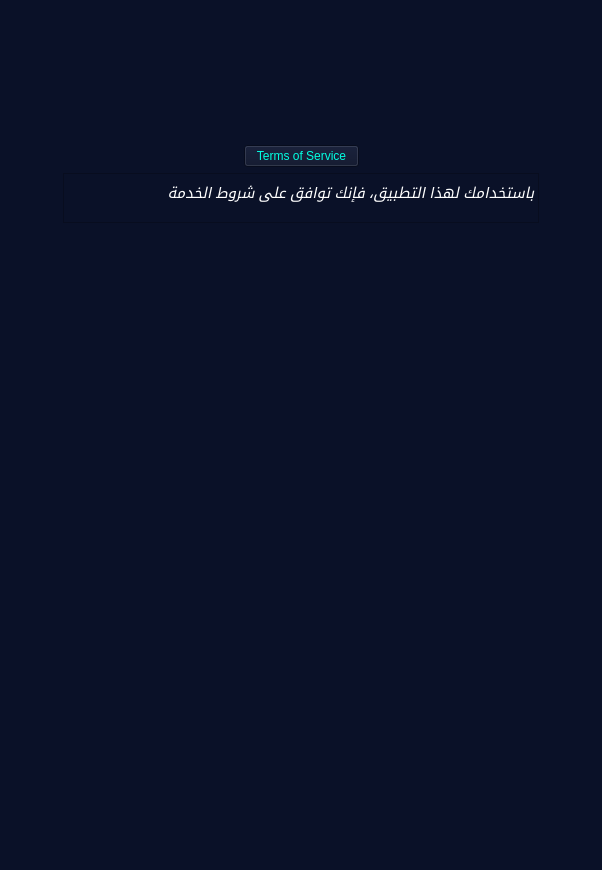
<?xml version="1.0" encoding="UTF-8"?>
<ui version="4.0">
 <class>MainWindow</class>
 <widget class="QMainWindow" name="MainWindow">
  <property name="geometry">
   <rect>
    <x>0</x>
    <y>0</y>
    <width>602</width>
    <height>870</height>
   </rect>
  </property>
  <property name="windowTitle">
   <string>MainWindow</string>
  </property>
  <property name="styleSheet">
   <string notr="true">background-color: rgb(10, 17, 40);
color: rgb(0, 0, 0);</string>
  </property>
  <widget class="QWidget" name="centralwidget">
   <layout class="QGridLayout" name="gridLayout">
    <item row="4" column="3">
     <spacer name="verticalSpacer">
      <property name="orientation">
       <enum>Qt::Vertical</enum>
      </property>
      <property name="sizeHint" stdset="0">
       <size>
        <width>20</width>
        <height>40</height>
       </size>
      </property>
     </spacer>
    </item>
    <item row="1" column="3">
     <widget class="QPushButton" name="pushButton_4">
      <property name="styleSheet">
       <string notr="true">
font: 11pt &quot;Segoe UI&quot;;
color: rgb(1, 255, 225);</string>
      </property>
      <property name="text">
       <string>Terms of Service</string>
      </property>
     </widget>
    </item>
    <item row="5" column="1">
     <widget class="QPushButton" name="pushButton">
      <property name="minimumSize">
       <size>
        <width>115</width>
        <height>83</height>
       </size>
      </property>
      <property name="toolTip">
       <string>about</string>
      </property>
      <property name="toolTipDuration">
       <number>0</number>
      </property>
      <property name="statusTip">
       <string extracomment="about">about</string>
      </property>
      <property name="whatsThis">
       <string extracomment="about">about</string>
      </property>
      <property name="text">
       <string/>
      </property>
      <property name="icon">
       <iconset resource="sources.qrc">
        <normaloff>:/icons/app-icon-for-an-about-page-the-icon-sh-a-dr.png</normaloff>:/icons/app-icon-for-an-about-page-the-icon-sh-a-dr.png</iconset>
      </property>
      <property name="iconSize">
       <size>
        <width>89</width>
        <height>66</height>
       </size>
      </property>
      <property name="autoDefault">
       <bool>false</bool>
      </property>
      <property name="default">
       <bool>false</bool>
      </property>
      <property name="flat">
       <bool>true</bool>
      </property>
     </widget>
    </item>
    <item row="3" column="1" colspan="5">
     <widget class="QLabel" name="label">
      <property name="minimumSize">
       <size>
        <width>0</width>
        <height>385</height>
       </size>
      </property>
      <property name="styleSheet">
       <string notr="true">border-image: url(:/icons/professional-logo-for-oncall-app-designed-as-a-sta.jpeg);</string>
      </property>
      <property name="text">
       <string/>
      </property>
     </widget>
    </item>
    <item row="5" column="4">
     <spacer name="horizontalSpacer_2">
      <property name="orientation">
       <enum>Qt::Horizontal</enum>
      </property>
      <property name="sizeHint" stdset="0">
       <size>
        <width>47</width>
        <height>20</height>
       </size>
      </property>
     </spacer>
    </item>
    <item row="0" column="3">
     <spacer name="verticalSpacer_3">
      <property name="orientation">
       <enum>Qt::Vertical</enum>
      </property>
      <property name="sizeHint" stdset="0">
       <size>
        <width>20</width>
        <height>40</height>
       </size>
      </property>
     </spacer>
    </item>
    <item row="5" column="6">
     <spacer name="horizontalSpacer_3">
      <property name="orientation">
       <enum>Qt::Horizontal</enum>
      </property>
      <property name="sizeHint" stdset="0">
       <size>
        <width>48</width>
        <height>20</height>
       </size>
      </property>
     </spacer>
    </item>
    <item row="5" column="3">
     <widget class="QPushButton" name="pushButton_2">
      <property name="minimumSize">
       <size>
        <width>115</width>
        <height>83</height>
       </size>
      </property>
      <property name="toolTip">
       <string>Search Request</string>
      </property>
      <property name="statusTip">
       <string extracomment="Search Request">Search Request</string>
      </property>
      <property name="whatsThis">
       <string extracomment="Search Request">Search Request</string>
      </property>
      <property name="text">
       <string/>
      </property>
      <property name="icon">
       <iconset resource="sources.qrc">
        <normaloff>:/icons/app-icon-for-search-request-or-fithe-icon.png</normaloff>:/icons/app-icon-for-search-request-or-fithe-icon.png</iconset>
      </property>
      <property name="iconSize">
       <size>
        <width>73</width>
        <height>77</height>
       </size>
      </property>
      <property name="flat">
       <bool>true</bool>
      </property>
     </widget>
    </item>
    <item row="5" column="2">
     <spacer name="horizontalSpacer">
      <property name="orientation">
       <enum>Qt::Horizontal</enum>
      </property>
      <property name="sizeHint" stdset="0">
       <size>
        <width>48</width>
        <height>20</height>
       </size>
      </property>
     </spacer>
    </item>
    <item row="5" column="0">
     <spacer name="horizontalSpacer_4">
      <property name="orientation">
       <enum>Qt::Horizontal</enum>
      </property>
      <property name="sizeHint" stdset="0">
       <size>
        <width>48</width>
        <height>20</height>
       </size>
      </property>
     </spacer>
    </item>
    <item row="5" column="5">
     <widget class="QPushButton" name="pushButton_3">
      <property name="minimumSize">
       <size>
        <width>115</width>
        <height>83</height>
       </size>
      </property>
      <property name="toolTip">
       <string>Create New Request</string>
      </property>
      <property name="toolTipDuration">
       <number>0</number>
      </property>
      <property name="statusTip">
       <string extracomment="Create New Request">Create New Request</string>
      </property>
      <property name="whatsThis">
       <string extracomment="Create New Request">Create New Request</string>
      </property>
      <property name="text">
       <string/>
      </property>
      <property name="icon">
       <iconset resource="sources.qrc">
        <normaloff>:/icons/be-a-dra (1).png</normaloff>:/icons/be-a-dra (1).png</iconset>
      </property>
      <property name="iconSize">
       <size>
        <width>89</width>
        <height>77</height>
       </size>
      </property>
      <property name="flat">
       <bool>true</bool>
      </property>
     </widget>
    </item>
    <item row="2" column="1" colspan="5">
     <widget class="QTextBrowser" name="textBrowser">
      <property name="maximumSize">
       <size>
        <width>16777213</width>
        <height>50</height>
       </size>
      </property>
      <property name="html">
       <string>&lt;!DOCTYPE HTML PUBLIC &quot;-//W3C//DTD HTML 4.0//EN&quot; &quot;http://www.w3.org/TR/REC-html40/strict.dtd&quot;&gt;
&lt;html&gt;&lt;head&gt;&lt;meta name=&quot;qrichtext&quot; content=&quot;1&quot; /&gt;&lt;meta charset=&quot;utf-8&quot; /&gt;&lt;style type=&quot;text/css&quot;&gt;
p, li { white-space: pre-wrap; }
hr { height: 1px; border-width: 0; }
li.unchecked::marker { content: &quot;\2610&quot;; }
li.checked::marker { content: &quot;\2612&quot;; }
&lt;/style&gt;&lt;/head&gt;&lt;body style=&quot; font-family:'Segoe UI'; font-size:9pt; font-weight:400; font-style:normal;&quot;&gt;
&lt;p dir='rtl' style=&quot; margin-top:0px; margin-bottom:0px; margin-left:0px; margin-right:0px; -qt-block-indent:0; text-indent:0px;&quot;&gt;&lt;span style=&quot; font-family:'ui-sans-serif','system-ui','sans-serif','Apple Color Emoji','Segoe UI Emoji','Segoe UI Symbol','Noto Color Emoji'; font-size:11pt; font-style:italic; color:#ffffff;&quot;&gt;باستخدامك لهذا التطبيق، فإنك توافق على شروط الخدمة&lt;/span&gt;&lt;/p&gt;&lt;/body&gt;&lt;/html&gt;</string>
      </property>
     </widget>
    </item>
   </layout>
  </widget>
  <widget class="QMenuBar" name="menubar">
   <property name="geometry">
    <rect>
     <x>0</x>
     <y>0</y>
     <width>602</width>
     <height>21</height>
    </rect>
   </property>
  </widget>
  <widget class="QStatusBar" name="statusbar"/>
 </widget>
 <resources>
  <include location="sources.qrc"/>
 </resources>
 <connections/>
</ui>
